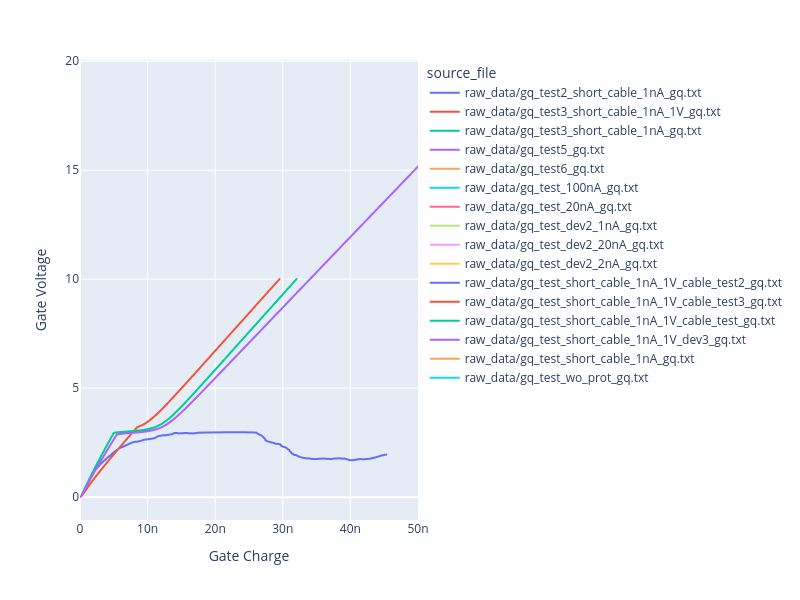

Notebook code for this chart:
### Markdown cell above
## Gate Charge Data

### Code cell
# Get gate charge data and plot gate voltage vs. gate charge for files containing "_gq" in their name.

gate_charge_df = df[df["source_file"].str.contains("_gq", case=False, na=False)]

if gate_charge_df.empty:
    print("No gate charge data found in the DataFrame.")
else:
    # Integrate gate current over time to calculate gate charge (Q = \int_0^t I(t) * dt).
    dt = gate_charge_df["Time"].diff().fillna(0)  # Time intervals
    gate_charge_df["Gate Charge"] = (
        gate_charge_df["Gate Current"] * dt
    ).cumsum()  # Cumulative sum to get total charge

    fig = px.line(
        gate_charge_df, x="Gate Charge", y="Gate Voltage", color="source_file"
    )

    fig.update_layout(
        width=800,
        height=600,
        xaxis_range=[0, 50e-9],
    )
    fig.show()

### Figure 1 — Plotly figure (JSON) as saved in the notebook; plotly's stock layout.template omitted (floating-point values rounded to 4 significant figures; data arrays with more than 128 entries replaced by an {"elided": "..."} marker saying what was removed)
{"data": [{"hovertemplate": "source_file=raw_data/gq_test2_short_cable_1nA_gq.txt<br>Gate Charge=%{x}<br>Gate Voltage=%{y}<extra></extra>", "legendgroup": "raw_data/gq_test2_short_cable_1nA_gq.txt", "line": {"color": "#636efa", "dash": "solid"}, "marker": {"symbol": "circle"}, "mode": "lines", "name": "raw_data/gq_test2_short_cable_1nA_gq.txt", "showlegend": true, "type": "scattergl", "x": {"elided": "1966 float values"}, "xaxis": "x", "y": {"elided": "1966 float values"}, "yaxis": "y"}, {"hovertemplate": "source_file=raw_data/gq_test3_short_cable_1nA_1V_gq.txt<br>Gate Charge=%{x}<br>Gate Voltage=%{y}<extra></extra>", "legendgroup": "raw_data/gq_test3_short_cable_1nA_1V_gq.txt", "line": {"color": "#EF553B", "dash": "solid"}, "marker": {"symbol": "circle"}, "mode": "lines", "name": "raw_data/gq_test3_short_cable_1nA_1V_gq.txt", "showlegend": true, "type": "scattergl", "x": {"elided": "1276 float values"}, "xaxis": "x", "y": {"elided": "1276 float values"}, "yaxis": "y"}, {"hovertemplate": "source_file=raw_data/gq_test3_short_cable_1nA_gq.txt<br>Gate Charge=%{x}<br>Gate Voltage=%{y}<extra></extra>", "legendgroup": "raw_data/gq_test3_short_cable_1nA_gq.txt", "line": {"color": "#00cc96", "dash": "solid"}, "marker": {"symbol": "circle"}, "mode": "lines", "name": "raw_data/gq_test3_short_cable_1nA_gq.txt", "showlegend": true, "type": "scattergl", "x": {"elided": "1385 float values"}, "xaxis": "x", "y": {"elided": "1385 float values"}, "yaxis": "y"}, {"hovertemplate": "source_file=raw_data/gq_test5_gq.txt<br>Gate Charge=%{x}<br>Gate Voltage=%{y}<extra></extra>", "legendgroup": "raw_data/gq_test5_gq.txt", "line": {"color": "#ab63fa", "dash": "solid"}, "marker": {"symbol": "circle"}, "mode": "lines", "name": "raw_data/gq_test5_gq.txt", "showlegend": true, "type": "scattergl", "x": {"elided": "2684 float values"}, "xaxis": "x", "y": {"elided": "2684 float values"}, "yaxis": "y"}, {"hovertemplate": "source_file=raw_data/gq_test6_gq.txt<br>Gate Charge=%{x}<br>Gate Voltage=%{y}<extra></extra>", "legendgroup": "raw_data/gq_test6_gq.txt", "line": {"color": "#FFA15A", "dash": "solid"}, "marker": {"symbol": "circle"}, "mode": "lines", "name": "raw_data/gq_test6_gq.txt", "showlegend": true, "type": "scattergl", "x": {"elided": "145 float values"}, "xaxis": "x", "y": {"elided": "145 float values"}, "yaxis": "y"}, {"hovertemplate": "source_file=raw_data/gq_test_100nA_gq.txt<br>Gate Charge=%{x}<br>Gate Voltage=%{y}<extra></extra>", "legendgroup": "raw_data/gq_test_100nA_gq.txt", "line": {"color": "#19d3f3", "dash": "solid"}, "marker": {"symbol": "circle"}, "mode": "lines", "name": "raw_data/gq_test_100nA_gq.txt", "showlegend": true, "type": "scattergl", "x": [-8.682e-07, -8.566e-07, -8.542e-07, -8.519e-07, -8.497e-07, -8.474e-07, -8.45e-07, -8.428e-07, -8.405e-07, -8.382e-07, -8.359e-07, -8.335e-07, -8.312e-07, -8.289e-07], "xaxis": "x", "y": [0.6499, 3.032, 3.105, 3.313, 3.812, 4.499, 5.238, 5.98, 6.724, 7.476, 8.228, 8.977, 9.723, 10.48], "yaxis": "y"}, {"hovertemplate": "source_file=raw_data/gq_test_20nA_gq.txt<br>Gate Charge=%{x}<br>Gate Voltage=%{y}<extra></extra>", "legendgroup": "raw_data/gq_test_20nA_gq.txt", "line": {"color": "#FF6692", "dash": "solid"}, "marker": {"symbol": "circle"}, "mode": "lines", "name": "raw_data/gq_test_20nA_gq.txt", "showlegend": true, "type": "scattergl", "x": [-8.368e-07, -8.339e-07, -8.335e-07, -8.33e-07, -8.325e-07, -8.321e-07, -8.316e-07, -8.312e-07, -8.307e-07, -8.302e-07, -8.298e-07, -8.293e-07, -8.289e-07, -8.284e-07, -8.279e-07, -8.275e-07, -8.27e-07, -8.266e-07, -8.261e-07, -8.256e-07, -8.252e-07, -8.247e-07, -8.242e-07, -8.238e-07, -8.233e-07, -8.229e-07, -8.224e-07, -8.22e-07, -8.215e-07, -8.21e-07, -8.206e-07, -8.201e-07, -8.197e-07, -8.192e-07, -8.188e-07, -8.183e-07, -8.178e-07, -8.174e-07, -8.169e-07, -8.165e-07, -8.16e-07, -8.155e-07, -8.151e-07, -8.146e-07, -8.142e-07, -8.137e-07, -8.132e-07, -8.128e-07, -8.123e-07, -8.119e-07, -8.114e-07, -8.11e-07, -8.105e-07, -8.1e-07, -8.096e-07, -8.091e-07, -8.087e-07, -8.082e-07, -8.078e-07, -8.073e-07, -8.068e-07, -8.064e-07, -8.059e-07, -8.055e-07, -8.05e-07, -8.046e-07, -8.041e-07, -8.036e-07, -8.032e-07, -8.027e-07, -8.022e-07, -8.018e-07], "xaxis": "x", "y": [0.139, 0.8844, 1.142, 1.393, 1.639, 1.881, 2.123, 2.36, 2.594, 2.825, 2.985, 3.004, 3.02, 3.033, 3.044, 3.054, 3.066, 3.079, 3.094, 3.112, 3.135, 3.164, 3.202, 3.249, 3.31, 3.384, 3.472, 3.573, 3.686, 3.809, 3.939, 4.074, 4.212, 4.352, 4.496, 4.641, 4.787, 4.933, 5.08, 5.228, 5.377, 5.526, 5.674, 5.823, 5.972, 6.122, 6.27, 6.42, 6.569, 6.717, 6.867, 7.015, 7.164, 7.314, 7.463, 7.612, 7.761, 7.91, 8.059, 8.209, 8.358, 8.509, 8.658, 8.807, 8.957, 9.106, 9.256, 9.406, 9.557, 9.707, 9.857, 10.01], "yaxis": "y"}, {"hovertemplate": "source_file=raw_data/gq_test_dev2_1nA_gq.txt<br>Gate Charge=%{x}<br>Gate Voltage=%{y}<extra></extra>", "legendgroup": "raw_data/gq_test_dev2_1nA_gq.txt", "line": {"color": "#B6E880", "dash": "solid"}, "marker": {"symbol": "circle"}, "mode": "lines", "name": "raw_data/gq_test_dev2_1nA_gq.txt", "showlegend": true, "type": "scattergl", "x": {"elided": "691 float values"}, "xaxis": "x", "y": {"elided": "691 float values"}, "yaxis": "y"}, {"hovertemplate": "source_file=raw_data/gq_test_dev2_20nA_gq.txt<br>Gate Charge=%{x}<br>Gate Voltage=%{y}<extra></extra>", "legendgroup": "raw_data/gq_test_dev2_20nA_gq.txt", "line": {"color": "#FF97FF", "dash": "solid"}, "marker": {"symbol": "circle"}, "mode": "lines", "name": "raw_data/gq_test_dev2_20nA_gq.txt", "showlegend": true, "type": "scattergl", "x": {"elided": "481 float values"}, "xaxis": "x", "y": {"elided": "481 float values"}, "yaxis": "y"}, {"hovertemplate": "source_file=raw_data/gq_test_dev2_2nA_gq.txt<br>Gate Charge=%{x}<br>Gate Voltage=%{y}<extra></extra>", "legendgroup": "raw_data/gq_test_dev2_2nA_gq.txt", "line": {"color": "#FECB52", "dash": "solid"}, "marker": {"symbol": "circle"}, "mode": "lines", "name": "raw_data/gq_test_dev2_2nA_gq.txt", "showlegend": true, "type": "scattergl", "x": {"elided": "700 float values"}, "xaxis": "x", "y": {"elided": "700 float values"}, "yaxis": "y"}, {"hovertemplate": "source_file=raw_data/gq_test_short_cable_1nA_1V_cable_test2_gq.txt<br>Gate Charge=%{x}<br>Gate Voltage=%{y}<extra></extra>", "legendgroup": "raw_data/gq_test_short_cable_1nA_1V_cable_test2_gq.txt", "line": {"color": "#636efa", "dash": "solid"}, "marker": {"symbol": "circle"}, "mode": "lines", "name": "raw_data/gq_test_short_cable_1nA_1V_cable_test2_gq.txt", "showlegend": true, "type": "scattergl", "x": {"elided": "1384 float values"}, "xaxis": "x", "y": {"elided": "1384 float values"}, "yaxis": "y"}, {"hovertemplate": "source_file=raw_data/gq_test_short_cable_1nA_1V_cable_test3_gq.txt<br>Gate Charge=%{x}<br>Gate Voltage=%{y}<extra></extra>", "legendgroup": "raw_data/gq_test_short_cable_1nA_1V_cable_test3_gq.txt", "line": {"color": "#EF553B", "dash": "solid"}, "marker": {"symbol": "circle"}, "mode": "lines", "name": "raw_data/gq_test_short_cable_1nA_1V_cable_test3_gq.txt", "showlegend": true, "type": "scattergl", "x": {"elided": "1386 float values"}, "xaxis": "x", "y": {"elided": "1386 float values"}, "yaxis": "y"}, {"hovertemplate": "source_file=raw_data/gq_test_short_cable_1nA_1V_cable_test_gq.txt<br>Gate Charge=%{x}<br>Gate Voltage=%{y}<extra></extra>", "legendgroup": "raw_data/gq_test_short_cable_1nA_1V_cable_test_gq.txt", "line": {"color": "#00cc96", "dash": "solid"}, "marker": {"symbol": "circle"}, "mode": "lines", "name": "raw_data/gq_test_short_cable_1nA_1V_cable_test_gq.txt", "showlegend": true, "type": "scattergl", "x": {"elided": "2643 float values"}, "xaxis": "x", "y": {"elided": "2643 float values"}, "yaxis": "y"}, {"hovertemplate": "source_file=raw_data/gq_test_short_cable_1nA_1V_dev3_gq.txt<br>Gate Charge=%{x}<br>Gate Voltage=%{y}<extra></extra>", "legendgroup": "raw_data/gq_test_short_cable_1nA_1V_dev3_gq.txt", "line": {"color": "#ab63fa", "dash": "solid"}, "marker": {"symbol": "circle"}, "mode": "lines", "name": "raw_data/gq_test_short_cable_1nA_1V_dev3_gq.txt", "showlegend": true, "type": "scattergl", "x": {"elided": "1363 float values"}, "xaxis": "x", "y": {"elided": "1363 float values"}, "yaxis": "y"}, {"hovertemplate": "source_file=raw_data/gq_test_short_cable_1nA_gq.txt<br>Gate Charge=%{x}<br>Gate Voltage=%{y}<extra></extra>", "legendgroup": "raw_data/gq_test_short_cable_1nA_gq.txt", "line": {"color": "#FFA15A", "dash": "solid"}, "marker": {"symbol": "circle"}, "mode": "lines", "name": "raw_data/gq_test_short_cable_1nA_gq.txt", "showlegend": true, "type": "scattergl", "x": {"elided": "489 float values"}, "xaxis": "x", "y": {"elided": "489 float values"}, "yaxis": "y"}, {"hovertemplate": "source_file=raw_data/gq_test_wo_prot_gq.txt<br>Gate Charge=%{x}<br>Gate Voltage=%{y}<extra></extra>", "legendgroup": "raw_data/gq_test_wo_prot_gq.txt", "line": {"color": "#19d3f3", "dash": "solid"}, "marker": {"symbol": "circle"}, "mode": "lines", "name": "raw_data/gq_test_wo_prot_gq.txt", "showlegend": true, "type": "scattergl", "x": {"elided": "142 float values"}, "xaxis": "x", "y": {"elided": "142 float values"}, "yaxis": "y"}], "layout": {"height": 600, "legend": {"title": {"text": "source_file"}, "tracegroupgap": 0}, "margin": {"t": 60}, "width": 800, "xaxis": {"anchor": "y", "domain": [0, 1], "range": [0, 5e-08], "title": {"text": "Gate Charge"}}, "yaxis": {"anchor": "x", "domain": [0, 1], "title": {"text": "Gate Voltage"}}}}
